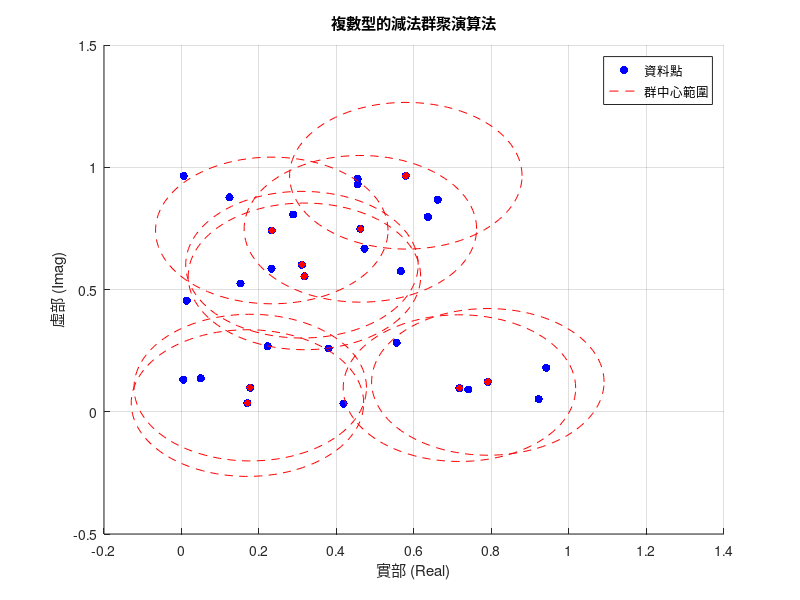
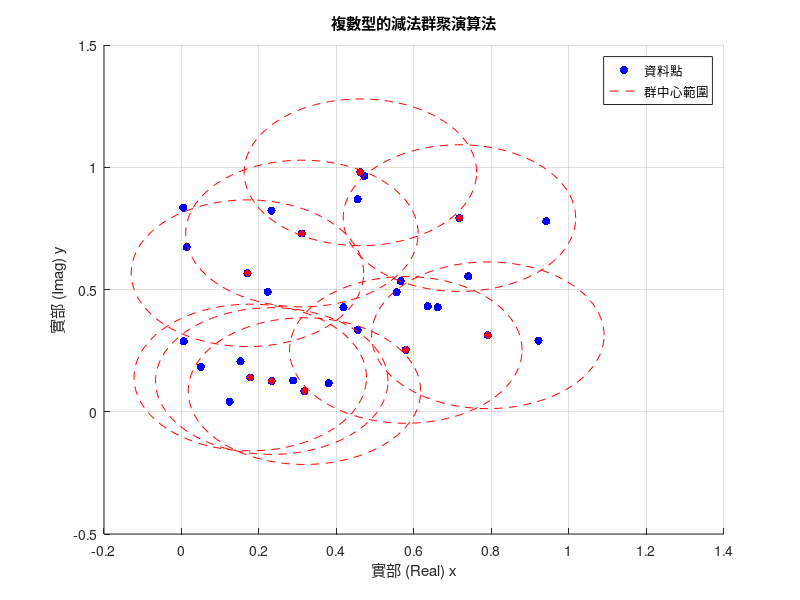
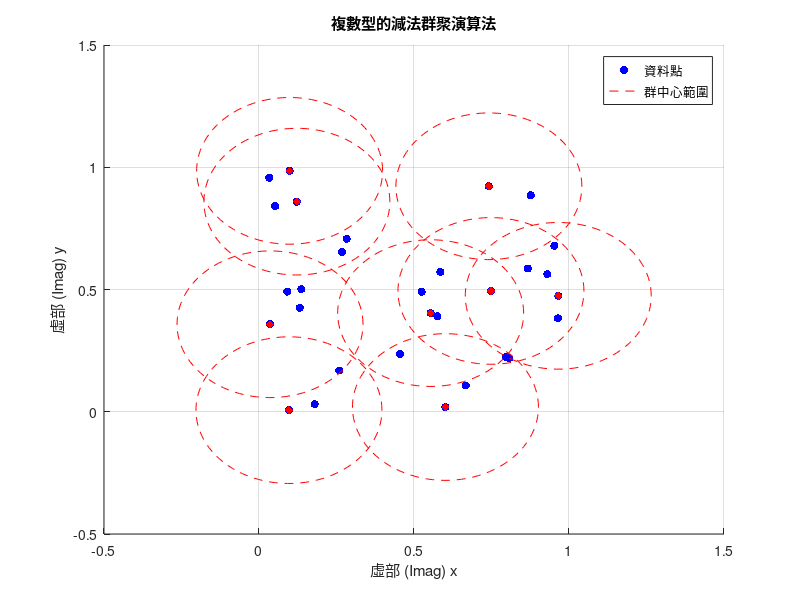

These charts were generated, in order, by the following MATLAB code:
% 隨機生成 100 x 2 的 complex dataset
data = rand(30, 2) + 1i * rand(30, 2);  % 複數數據
% 參數設定
ra = 0.3;
rb = 1.5 * ra;
eps = 1;

% 初始化密度，計算各點之間的密度度量
num_points = size(data, 1);
density = zeros(num_points, 1);
for i = 1:num_points
    density_i = 0;
    for j = 1:num_points
        diff = (data(j,:) - data(i,:)).';  % column vector for Hermitian
        dist_sq = real(diff' * diff);      % Hermitian norm squared
        density_i = density_i + exp(-dist_sq / ((ra/2)^2));
    end
    density(i) = density_i;
end

% 開始減法群聚
cluster_centers = [];
while true
    [max_density, idx] = max(density);
    if max_density < eps
        break;
    end
    cluster_centers = [cluster_centers; data(idx, :)];
    
    for i = 1:num_points
        diff = (data(i,:) - data(idx,:)).';
        dist_sq = real(diff' * diff);
        density(i) = density(i) - max_density * exp(-dist_sq / ((rb/2)^2));
    end
end

% 繪製結果（以實部與虛部示意）
figure;
hold on;
scatter(real(data(:, 1)), imag(data(:, 1)), 'b', 'filled');  % 使用第 1 維作圖

theta = linspace(0, 2*pi, 100);
for i = 1:size(cluster_centers, 1)
    x_circle = real(cluster_centers(i, 1)) + ra * cos(theta);
    y_circle = imag(cluster_centers(i, 1)) + ra * sin(theta);
    plot(x_circle, y_circle, 'r--');
end
scatter(real(cluster_centers(:, 1)), imag(cluster_centers(:, 1)), 'r', 'filled', 'd');

legend('資料點', '群中心範圍');
xlabel('實部 (Real)');
ylabel('虛部 (Imag)');
title('複數型的減法群聚演算法');
grid on;
hold off;



figure;
hold on;
scatter(real(data(:, 1)), real(data(:, 2)), 'b', 'filled');  % 使用第 1 維作圖

theta = linspace(0, 2*pi, 100);
for i = 1:size(cluster_centers, 1)
    x_circle = real(cluster_centers(i, 1)) + ra * cos(theta);
    y_circle = real(cluster_centers(i, 2)) + ra * sin(theta);
    plot(x_circle, y_circle, 'r--');
end
scatter(real(cluster_centers(:, 1)), real(cluster_centers(:, 2)), 'r', 'filled', 'd');

legend('資料點', '群中心範圍');
xlabel('實部 (Real) x');
ylabel('實部 (Imag) y');
title('複數型的減法群聚演算法');
grid on;
hold off;


figure;
hold on;
scatter(imag(data(:, 1)), imag(data(:, 2)), 'b', 'filled');  % 使用第 1 維作圖

theta = linspace(0, 2*pi, 100);
for i = 1:size(cluster_centers, 1)
    x_circle = imag(cluster_centers(i, 1)) + ra * cos(theta);
    y_circle = imag(cluster_centers(i, 2)) + ra * sin(theta);
    plot(x_circle, y_circle, 'r--');
end
scatter(imag(cluster_centers(:, 1)), imag(cluster_centers(:, 2)), 'r', 'filled', 'd');

legend('資料點', '群中心範圍');
xlabel('虛部 (Imag) x');
ylabel('虛部 (Imag) y');
title('複數型的減法群聚演算法');
grid on;
hold off;
